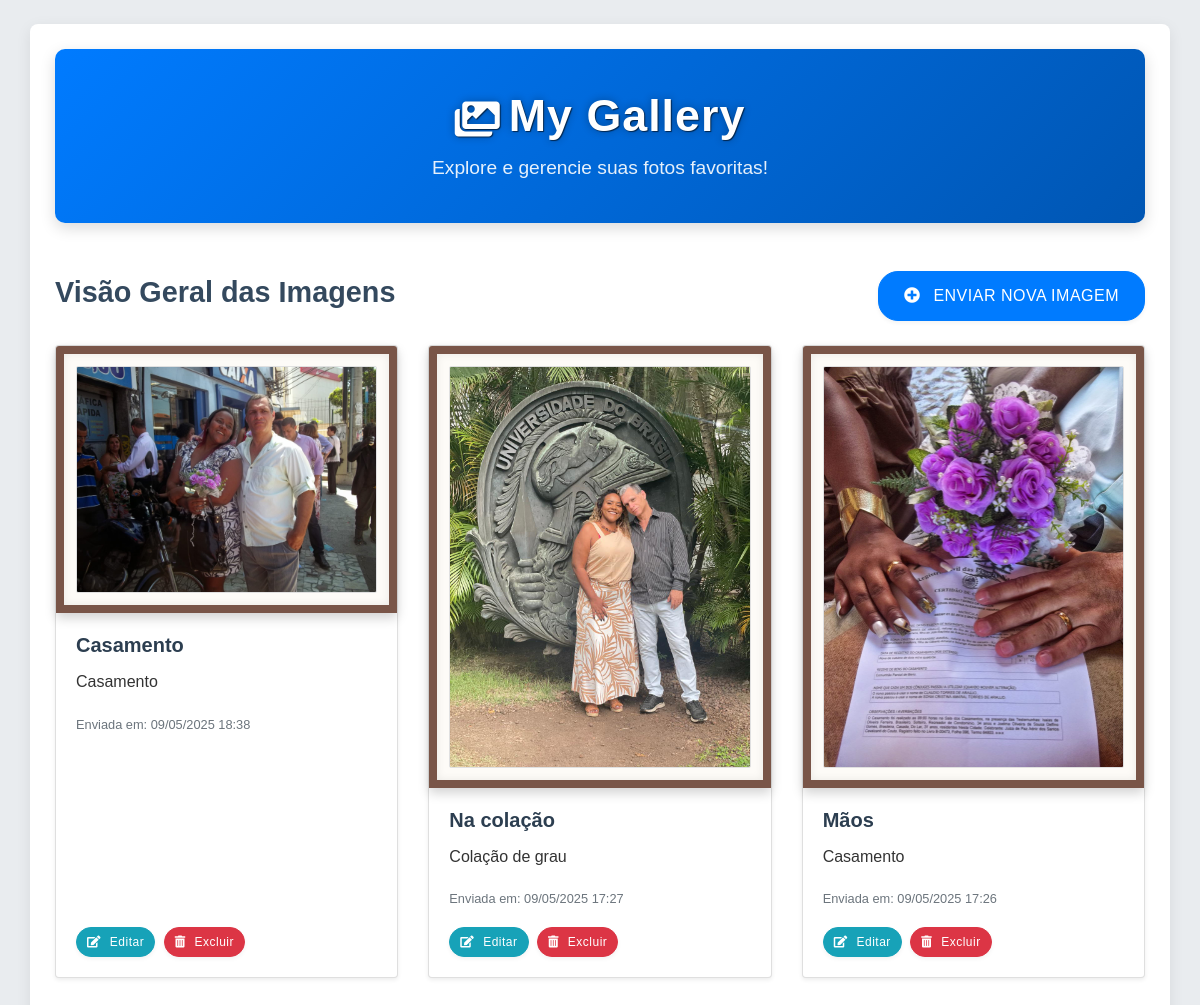
The page / on the database its author committed.
### galeria/models.py (models this page shows, shortened)
class Imagem(models.Model):
    titulo = models.CharField(max_length=100, verbose_name="Título")
    descricao = models.TextField(blank=True, null=True, verbose_name="Descrição")
    imagem = models.ImageField(upload_to='imagens_galeria/', verbose_name="Arquivo da Imagem")
    data_upload = models.DateTimeField(default=timezone.now, verbose_name="Data de Upload")
    class Meta:
        verbose_name = "Imagem"
        verbose_name_plural = "Imagens"
        ordering = ['-data_upload'] # Ordenar da mais recente para a mais antiga

### galeria/views.py (the view)
# urls.py: path('', views.listar_imagens, name='listar_imagens'),
def listar_imagens(request):
    imagens = Imagem.objects.all()
    contexto = {'imagens': imagens}
    return render(request, 'galeria/listar_imagens.html', contexto)

### galeria/templates/galeria/listar_imagens.html (shortened to what this page needs)
{% extends "base.html" %}
{% load static %}
{% block conteudo %}
<div class="titulo-galeria-container mb-5">
    <h1 class="titulo-principal-galeria">
        <i class="fas fa-images mr-2"></i>My Gallery
    </h1>
    <p class="subtitulo-galeria">Explore e gerencie suas fotos favoritas!</p>
</div>
<div class="d-flex justify-content-between align-items-center mb-4">
    <h2>Visão Geral das Imagens</h2>
    <a href="{% url 'upload_imagem' %}" class="btn btn-primary btn-lg botao-principal">
        <i class="fas fa-plus-circle"></i> Enviar Nova Imagem
    </a>
</div>
{% if imagens %}
    <div class="row">
        {% for img in imagens %}
        <div class="col-md-4 mb-4">
            <div class="card h-100 shadow-sm"> {% comment %} Adicionado shadow-sm ao card para um leve sombreamento geral {% endcomment %}
                {% if img.imagem %}
                    <div class="moldura-imagem-container">
                        <a href="{{ img.imagem.url }}" target="_blank" class="d-block">
                            <img src="{{ img.imagem.url }}" class="card-img-top img-fluid" alt="{{ img.titulo }}">
                        </a>
                    </div>
                {% else %}
                <div class="card-img-top text-center py-5 bg-light d-flex align-items-center justify-content-center moldura-placeholder">
                    <span>Sem Imagem</span>
                </div>
                {% endif %}
                <div class="card-body d-flex flex-column">
                    <h5 class="card-title">{{ img.titulo }}</h5>
                    {% if img.descricao %}
                        <p class="card-text">{{ img.descricao|truncatewords:15 }}</p>
                    {% endif %}
                    <p class="card-text"><small class="text-muted">Enviada em: {{ img.data_upload|date:"d/m/Y H:i" }}</small></p>
                    <div class="mt-auto botoes-card">
                        <a href="{% url 'editar_imagem' id_imagem=img.id %}" class="btn btn-sm btn-info mr-1 botao-editar-card">
                            <i class="fas fa-edit"></i> Editar
                        </a>
                        <a href="{% url 'excluir_imagem' id_imagem=img.id %}" class="btn btn-sm btn-danger botao-excluir-card">
                            <i class="fas fa-trash-alt"></i> Excluir
                        </a>
                    </div>
                </div>
            </div>
        </div>
        {% endfor %}
    </div>
{% else %}
    <div class="alert alert-info" role="alert">
        Nenhuma imagem na galeria ainda. <a href="{% url 'upload_imagem' %}" class="alert-link">Envie a primeira!</a>
    </div>
{% endif %}
{% endblock %}

### templates/base.html (shortened to what this page needs)
{% load static %}
<!DOCTYPE html>
<html lang="pt-br">
<head>
    <link rel="stylesheet" href="https://stackpath.bootstrapcdn.com/bootstrap/4.5.2/css/bootstrap.min.css">
    <link rel="stylesheet" href="https://cdnjs.cloudflare.com/ajax/libs/font-awesome/5.15.4/css/all.min.css" />
    <link rel="stylesheet" href="{% static 'css/estilo.css' %}">
</head>
<body>
    <div class="container mt-4">
        {% block conteudo %}
        {% endblock %}
    </div>
</body>
</html>

### static/css/estilo.css (style rules this page uses)
body { font-family: 'Arial', sans-serif; background-color: #e9ecef; color: #333; line-height: 1.6; }
.container { background-color: #ffffff; padding: 25px; border-radius: 8px; box-shadow: 0 4px 15px rgba(0, 0, 0, 0.08); margin-top: 30px; margin-bottom: 30px; }
h1, h2, h3, h4, h5, h6 { color: #2c3e50; font-weight: bold; }
.titulo-galeria-container { background: linear-gradient(135deg, #007bff, #0056b3); padding: 40px 20px; text-align: center; border-radius: 10px; color: white; box-shadow: 0 5px 15px rgba(0, 0, 0, 0.15); margin-bottom: 40px; }
.titulo-principal-galeria { font-size: 2.8rem; font-weight: 700; margin-bottom: 10px; letter-spacing: 1px; color: #FFFFFF; text-shadow: 1px 1px 1px rgba(0, 0, 0, 0.6), 0 0 8px rgba(0, 0, 0, 0.3); }
.titulo-principal-galeria .fas { font-size: 2.5rem; vertical-align: middle; margin-right: 10px; }
.subtitulo-galeria { font-size: 1.2rem; font-weight: 300; margin-bottom: 0; opacity: 0.9; }
.d-flex h2 { font-size: 1.8rem; color: #34495e; }
.btn { border-radius: 20px; padding: 8px 18px; font-weight: 500; transition: all 0.25s ease-in-out; letter-spacing: 0.5px; text-transform: uppercase; font-size: 0.85rem; box-shadow: 0 2px 4px rgba(0,0,0,0.05); }
.botao-principal { padding: 12px 25px; font-size: 1rem; }
.botao-principal i { margin-right: 8px; }
.botoes-card .btn { padding: 5px 10px; font-size: 0.75rem; text-transform: none; border-radius: 15px; }
.botoes-card .btn i { margin-right: 5px; }
.moldura-imagem-container { background-color: #fdfbf7; padding: 12px; border: 8px solid #795548; box-shadow: 0 5px 12px rgba(0, 0, 0, 0.18), inset 0 0 8px rgba(0, 0, 0, 0.08); border-top-left-radius: calc(.25rem - 1px); border-top-right-radius: calc(.25rem - 1px); overflow: hidden; position: relative; }
.moldura-imagem-container img.card-img-top { display: block; width: 100%; height: auto; border: 1px solid #e0e0e0; border-radius: 2px; }

### rows shown on the page
Imagem: imagem (picture), titulo "Casamento", descricao "Casamento", data_upload "09/05/2025 18:38"
Imagem: imagem (picture), titulo "Na colação", descricao "Colação de grau", data_upload "09/05/2025 17:27"
Imagem: imagem (picture), titulo "Mãos", descricao "Casamento", data_upload "09/05/2025 17:26"
